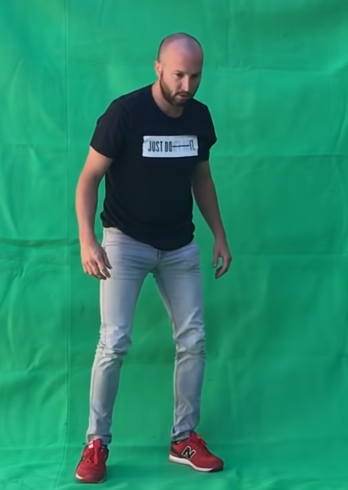
#> input picture human4.jpeg, 348 x 490 px
$ python edges.py
#> lines starting #> are read from the running program, lines starting #| are printed output that depends on the picture; after the words box and inside, x2 and y2 are one past the last pixel; in counts of white or black regions, pixels touching at a corner belong together
import cv2

# reading the image
image = cv2.imread("human4.jpeg")
#> image is the input picture: shape (490, 348, 3); mean B, G, R 107.3, 138.3, 37.4
edged = cv2.Canny(image, 10, 250)
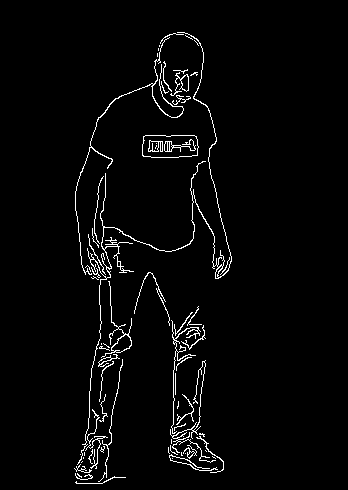
#> edged: shape (490, 348); 2.8% white in thin lines or dots, all inside (x1, y1, x2, y2) = (74, 32, 232, 484)
cv2.imshow("Edges", edged)
cv2.waitKey(0)

# applying closing function
kernel = cv2.getStructuringElement(cv2.MORPH_RECT, (7, 7))
closed = cv2.morphologyEx(edged, cv2.MORPH_CLOSE, kernel)
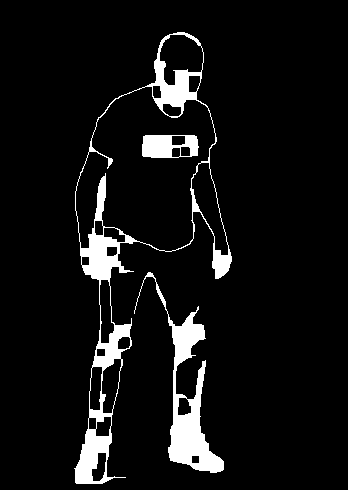
#> closed: shape (490, 348); 7% white; 3 white regions
cv2.imshow("Closed", closed)
cv2.waitKey(0)

# finding_contours
(cnts, _) = cv2.findContours(closed.copy(), cv2.RETR_EXTERNAL, cv2.CHAIN_APPROX_SIMPLE)
#> cnts = 2 contours; box (x1, y1, x2, y2) and area: (74, 32, 232, 484) 27999, (134, 272, 224, 473) 3694

for c in cnts:
    peri = cv2.arcLength(c, True)
    approx = cv2.approxPolyDP(c, 0.02 * peri, True)
    cv2.drawContours(image, [approx], -1, (0, 255, 0), 2)
#> this loop made 2 passes
#> peri on passes 1 to 2: 778.3, 1444.1
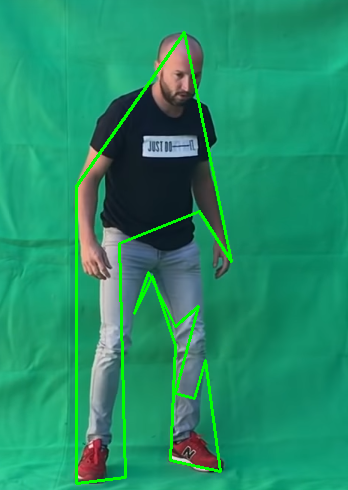
#> image: shape (490, 348, 3); 3.09% of pixels changed, all inside (x1, y1, x2, y2) = (75, 31, 233, 485)
cv2.imshow("Output", image)
cv2.waitKey(0)

$ run again, with human2.jpeg copied over human4.jpeg
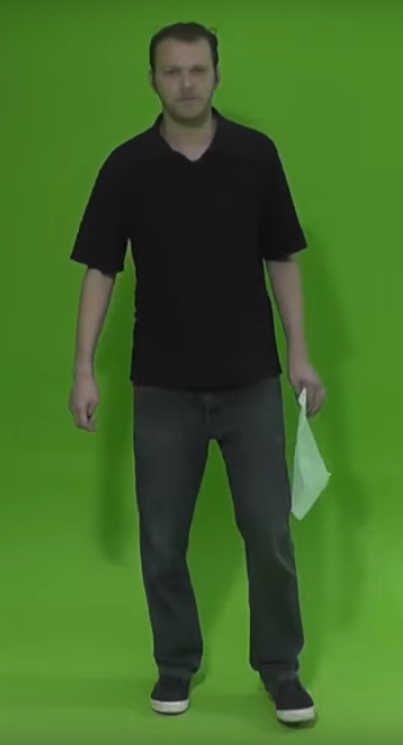
#> input picture human2.jpeg, 403 x 745 px
#> image is the input picture: shape (745, 403, 3); mean B, G, R 39.5, 104.9, 64.5
#> `edged = cv2.Canny(image, 10, 250)`:
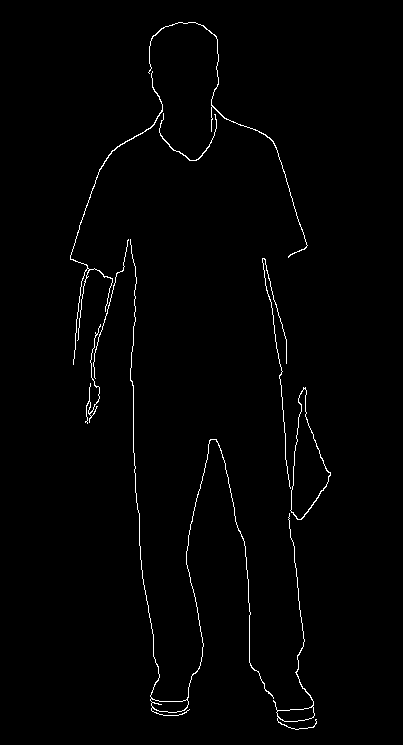
#> edged: shape (745, 403); 1.2% white in thin lines or dots, all inside (x1, y1, x2, y2) = (70, 22, 331, 730)
#> closed: shape (745, 403); 1.8% white; 1 white region
#> cnts = 1 contour; box (x1, y1, x2, y2) and area: (70, 22, 331, 730) 13332
#> the loop `for c in cnts:` made 1 pass
#> peri on pass 1: 5347.6
#> after the loop `for c in cnts:`:
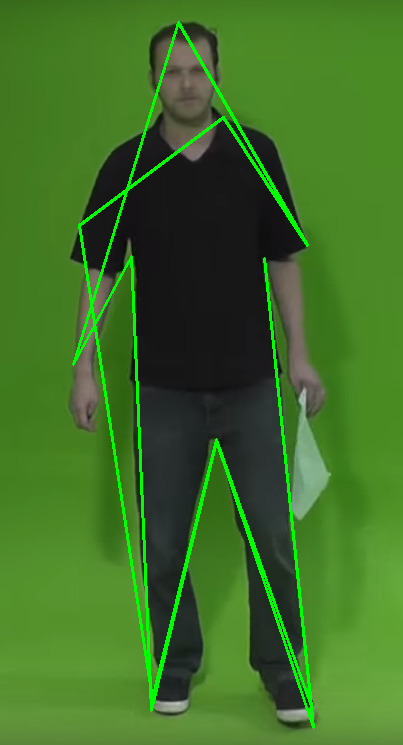
#> image: shape (745, 403, 3); 3.25% of pixels changed, all inside (x1, y1, x2, y2) = (72, 21, 315, 729)

$ run again, with human21.jpeg copied over human4.jpeg
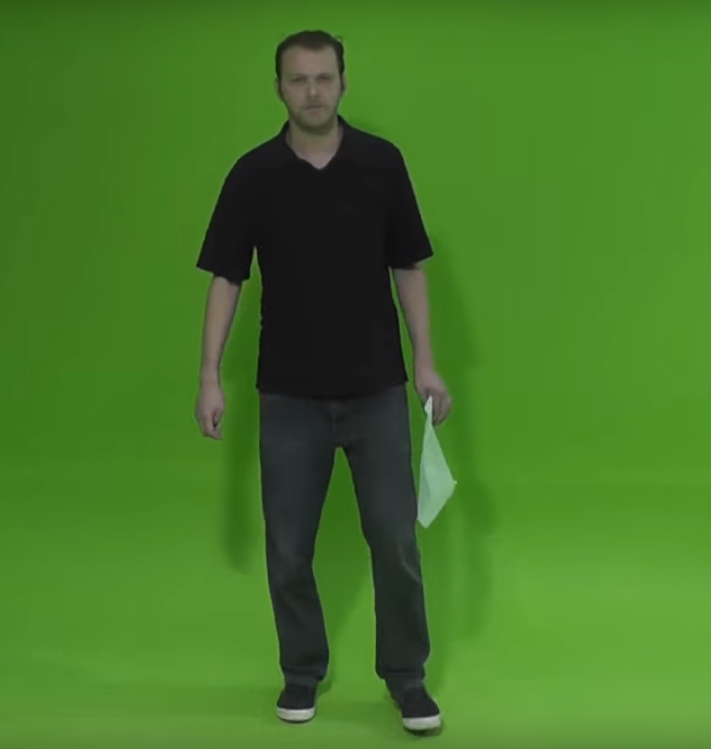
#> input picture human21.jpeg, 711 x 749 px
#> image is the input picture: shape (749, 711, 3); mean B, G, R 39.7, 119.6, 69.9
#> `edged = cv2.Canny(image, 10, 250)`:
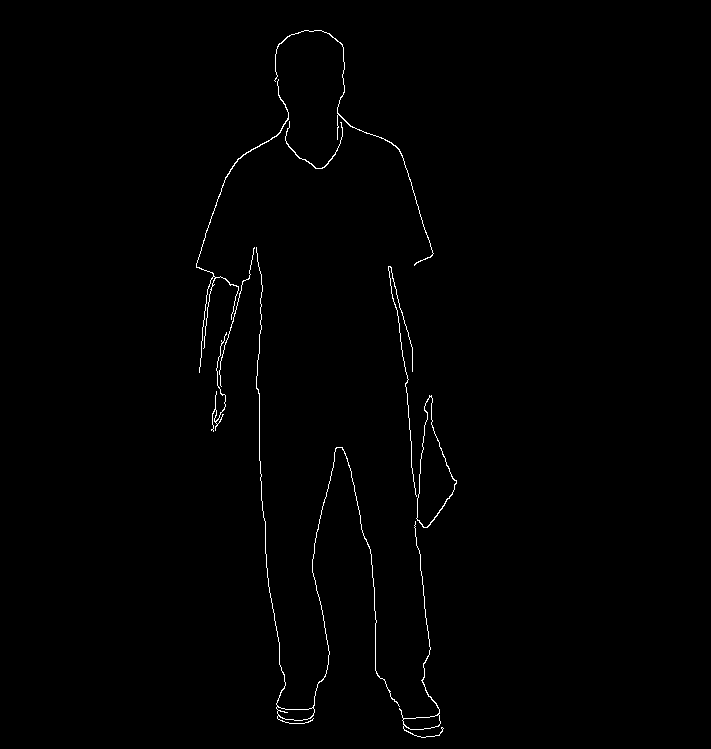
#> edged: shape (749, 711); 0.69% white in thin lines or dots, all inside (x1, y1, x2, y2) = (196, 30, 457, 738)
#> closed: shape (749, 711); 1% white; 1 white region
#> cnts = 1 contour; box (x1, y1, x2, y2) and area: (196, 30, 457, 738) 13324
#> the loop `for c in cnts:` made 1 pass
#> peri on pass 1: 5348.2
#> after the loop `for c in cnts:`:
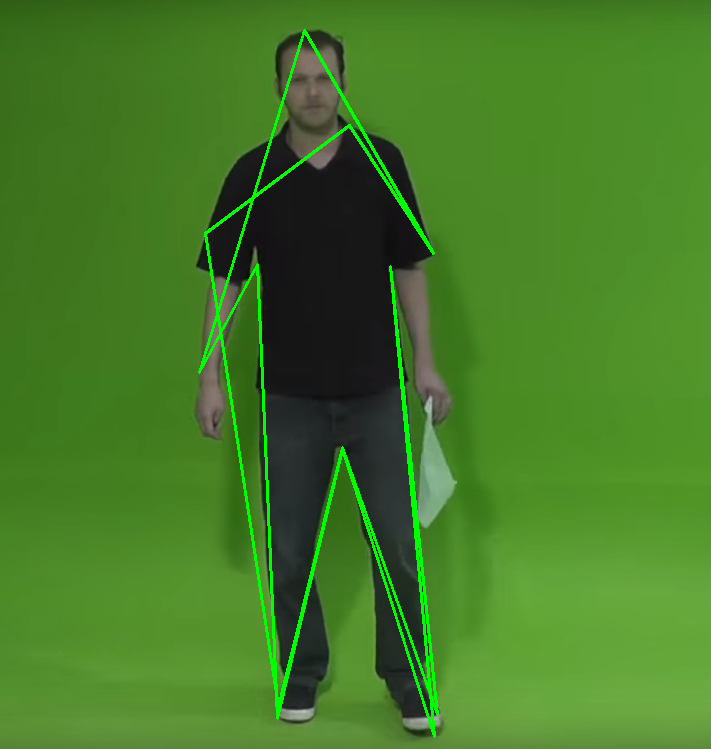
#> image: shape (749, 711, 3); 2.01% of pixels changed, all inside (x1, y1, x2, y2) = (198, 29, 439, 738)

$ run again, with human3.jpeg copied over human4.jpeg
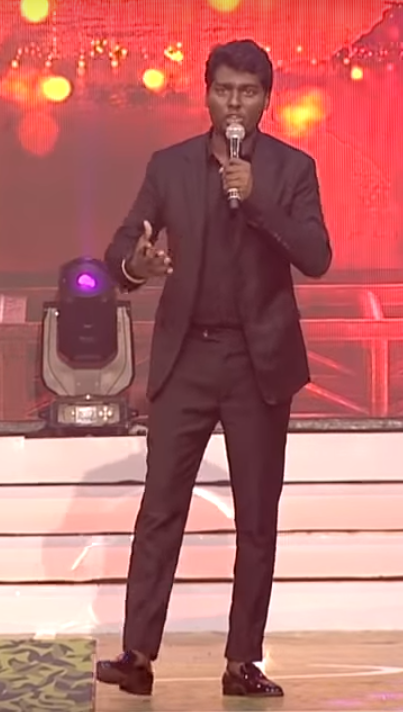
#> input picture human3.jpeg, 403 x 712 px
#> image is the input picture: shape (712, 403, 3); mean B, G, R 106, 108, 180.5
#> `edged = cv2.Canny(image, 10, 250)`:
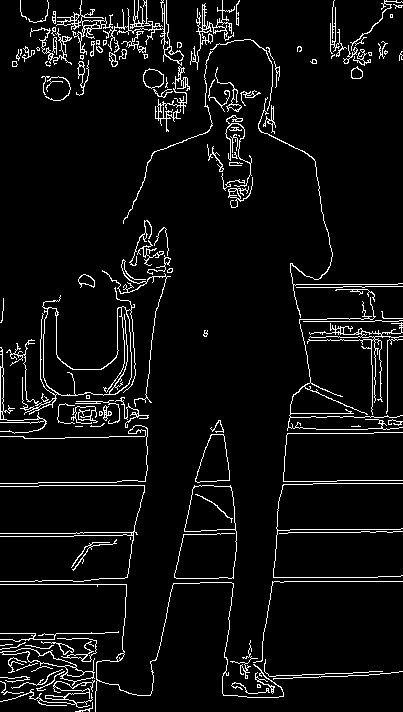
#> edged: shape (712, 403); 5.8% white in thin lines or dots
#> closed: shape (712, 403); 14.4% white; 10 white regions
#> cnts = 10 contours, 3 with area under 20; largest, box (x1, y1, x2, y2) and area: (0, 0, 403, 712) 54316, (12, 0, 190, 132) 7998, (330, 0, 403, 79) 1198, (78, 274, 95, 288) 138, (378, 41, 388, 59) 98, (0, 298, 4, 323) 59, (399, 51, 403, 61) 22
#> the loop `for c in cnts:` made 10 passes
#> peri on passes 1, 3, 4, 5, 6, 7, 8, 9: 18.24, 53.46, 17.66, 22.83, 16.24, 49.56, 419.9, 8003.6
#> after the loop `for c in cnts:`:
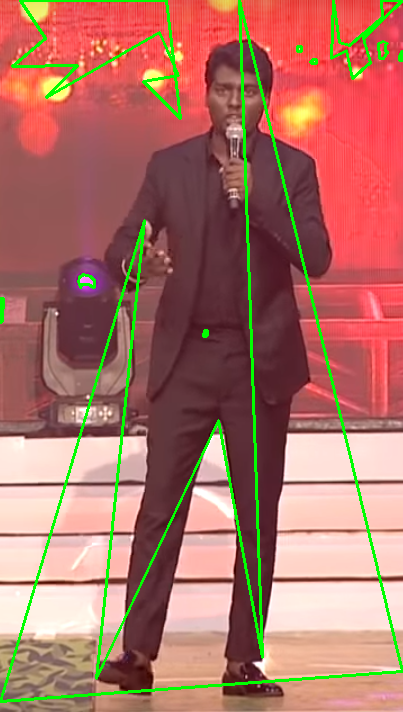
#> image: shape (712, 403, 3); 4.47% of pixels changed, all inside (x1, y1, x2, y2) = (0, 0, 403, 703)
